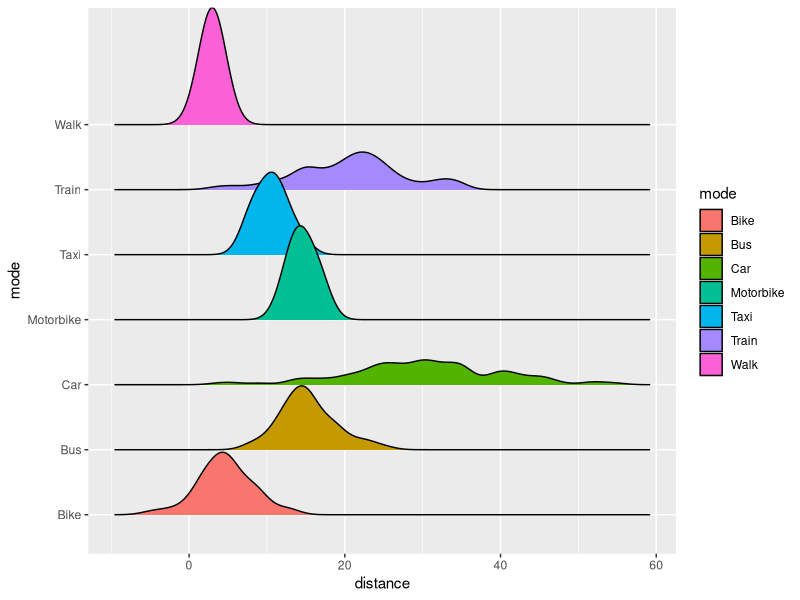

Source code (R):
#This script creates "dummy data" for the Civic Makers carbon calculator project

#HOW TO RUN THIS SCRIPT:
#1a) The easiest way, if possible, is to install the free desktop RStudio IDE from https://www.rstudio.com/products/rstudio/download/  The IDE installs R for you, and it makes it pretty painless to install packages (it works out the dependencies for you). It also has a Viewer that shows you the visualisations, rather than downloading them as a separate file.

#1b) OR - If you DON'T want to install RStudio - then Install R from https://cran.ms.unimelb.edu.au/

# 2) Uncomment the "install.packages" rows of code at the top of the script below if you don't already have these packages installed

# 3a) If you're using RStudio, you can select the lines of the script that you want to run and hit "Run" (selecting everything is fine, but it may be useful to run line-by-line if you want to watch the interim results)

# 3b) If you're not using RStudio, then from Command line (set to the directory where this script is saved), run the command ` Rscript make_dummy_json.R ` 

# 4) This should produce two outputs: a json file called 'jsonmodes.json' containing sample transport data in json form, and the image file with the sample ggridges chart


#Packages to install: uncomment these lines to install the packages!

# install.packages("ggplot2")
# install.packages("jsonlite")
# install.packages("ggridges")


library(jsonlite) #package for converting dataframe into json
library(ggplot2)  #package for creating a chart
library(ggridges) #package for making a ggplot2 chart into a ridgeline chart, so we can preview what the dataset should look like as a ridgeline chart in Highcharts


#This makes a vector of N numbers (N being the first number in the brackets!), randomly sampled from the normal distribution using the mean and standard deviation specified. I've just tried to guess the mean & sd for each of the transport types, and assumed there would be more responses for car/train/bike/walk than for motorbike/taxi... very broad guesses, may need to be tweaked!!

Bike <- rnorm(80, mean=5, sd=3)
Walk <- rnorm(50, mean=3, sd=1)
Train <- rnorm(100, mean=20, sd=7)
Car <- rnorm(100, mean=30, sd=10)
Motorbike <- rnorm(10, mean=15, sd=2)
Bus <- rnorm(50, mean=15, sd=4)
Taxi <- rnorm(10, mean=10, sd=2)

#This combines all of the transport type vectors into one dataset 

modes <- rbind(
  data.frame(mode = "Bike", distance = Bike),
  data.frame(mode = "Walk", distance = Walk),
  data.frame(mode = "Train", distance = Train),
  data.frame(mode = "Car", distance = Car),
  data.frame(mode = "Motorbike", distance = Motorbike),
  data.frame(mode = "Bus", distance = Bus),
  data.frame(mode = "Taxi", distance = Taxi)
)


#This makes a plot out of the dataset that should closely resemble what we're making in highcharts, just to see what the shape should be!
ggplot(modes, aes(x=distance, y=mode)) +
  geom_density_ridges(aes(fill=mode))


#This converts the dataset to json and writes it to a json file in the working directory
write_json(modes, path = ".jsonmodes.json")
